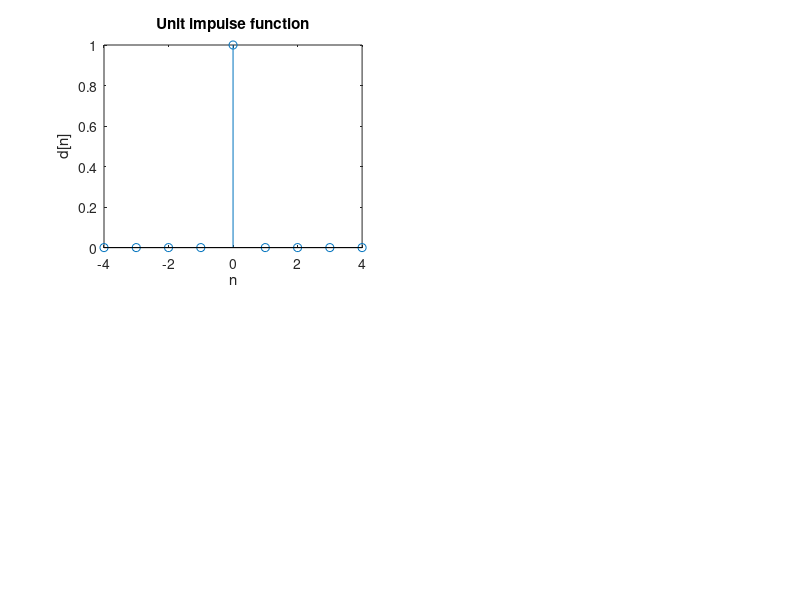

The MATLAB script that drew this image:
n = 4;
t = -n:1:n;
y1 = [zeros(1,n),1,zeros(1,n)];
subplot(2,2,1);
stem(t,y1);
ylabel('d[n]');
xlabel('n');
title('Unit impulse function');